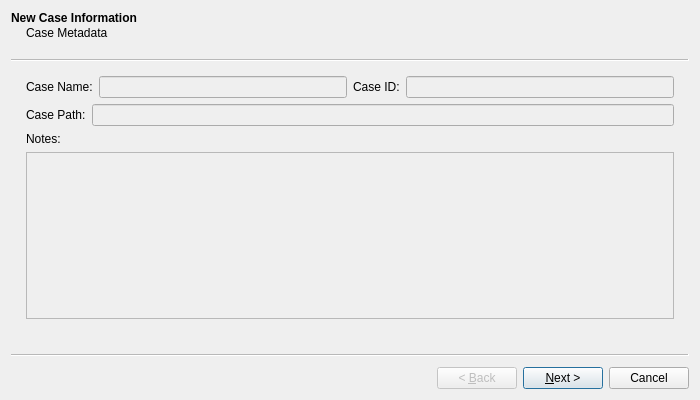
<?xml version="1.0" encoding="UTF-8"?>
<ui version="4.0">
 <class>caseDetailWizard</class>
 <widget class="QWizard" name="caseDetailWizard">
  <property name="geometry">
   <rect>
    <x>0</x>
    <y>0</y>
    <width>700</width>
    <height>400</height>
   </rect>
  </property>
  <property name="windowTitle">
   <string>Nomen - New Case Information</string>
  </property>
  <widget class="QWizardPage" name="wP01">
   <property name="title">
    <string>New Case Information</string>
   </property>
   <property name="subTitle">
    <string>Case Metadata</string>
   </property>
   <layout class="QGridLayout" name="gridLayout">
    <item row="2" column="0">
     <layout class="QVBoxLayout" name="verticalLayout">
      <item>
       <layout class="QHBoxLayout" name="horizontalLayout_2">
        <item>
         <widget class="QLabel" name="label_case_path">
          <property name="text">
           <string>Case Path:</string>
          </property>
         </widget>
        </item>
        <item>
         <widget class="QLineEdit" name="line_edit_case_path">
          <property name="enabled">
           <bool>false</bool>
          </property>
         </widget>
        </item>
       </layout>
      </item>
     </layout>
    </item>
    <item row="3" column="0">
     <layout class="QVBoxLayout" name="verticalLayout_4">
      <item>
       <widget class="QLabel" name="label_notes">
        <property name="text">
         <string>Notes:</string>
        </property>
       </widget>
      </item>
      <item>
       <widget class="QPlainTextEdit" name="plainTextEdit">
        <property name="enabled">
         <bool>false</bool>
        </property>
       </widget>
      </item>
      <item>
       <spacer name="verticalSpacer_2">
        <property name="orientation">
         <enum>Qt::Orientation::Vertical</enum>
        </property>
        <property name="sizeHint" stdset="0">
         <size>
          <width>20</width>
          <height>40</height>
         </size>
        </property>
       </spacer>
      </item>
     </layout>
    </item>
    <item row="1" column="0">
     <layout class="QVBoxLayout" name="verticalLayout_6">
      <item>
       <layout class="QHBoxLayout" name="horizontalLayout_3">
        <item>
         <layout class="QHBoxLayout" name="horizontalLayout_5">
          <item>
           <widget class="QLabel" name="label_case_name">
            <property name="text">
             <string>Case Name:</string>
            </property>
           </widget>
          </item>
          <item>
           <widget class="QLineEdit" name="line_edit_case_name">
            <property name="enabled">
             <bool>false</bool>
            </property>
           </widget>
          </item>
         </layout>
        </item>
        <item>
         <layout class="QVBoxLayout" name="verticalLayout_5">
          <item>
           <layout class="QVBoxLayout" name="verticalLayout_2"/>
          </item>
         </layout>
        </item>
        <item>
         <layout class="QVBoxLayout" name="verticalLayout_3"/>
        </item>
        <item>
         <layout class="QHBoxLayout" name="horizontalLayout_6">
          <item>
           <widget class="QLabel" name="label_case_id">
            <property name="text">
             <string>Case ID:</string>
            </property>
           </widget>
          </item>
          <item>
           <widget class="QLineEdit" name="line_edit_case_id">
            <property name="enabled">
             <bool>false</bool>
            </property>
           </widget>
          </item>
         </layout>
        </item>
       </layout>
      </item>
     </layout>
    </item>
   </layout>
  </widget>
  <widget class="QWizardPage" name="wP02">
   <property name="title">
    <string>New Case Information</string>
   </property>
   <property name="subTitle">
    <string>Personnel and Organizations</string>
   </property>
   <layout class="QGridLayout" name="gridLayout_2">
    <item row="0" column="0">
     <layout class="QHBoxLayout" name="horizontalLayout">
      <item>
       <spacer name="horizontalSpacer">
        <property name="orientation">
         <enum>Qt::Orientation::Horizontal</enum>
        </property>
        <property name="sizeHint" stdset="0">
         <size>
          <width>40</width>
          <height>20</height>
         </size>
        </property>
       </spacer>
      </item>
      <item>
       <layout class="QVBoxLayout" name="verticalLayout_7">
        <item>
         <layout class="QHBoxLayout" name="horizontalLayout_4">
          <item>
           <widget class="QLabel" name="label_2">
            <property name="text">
             <string>Investigators:</string>
            </property>
           </widget>
          </item>
          <item>
           <spacer name="horizontalSpacer_4">
            <property name="orientation">
             <enum>Qt::Orientation::Horizontal</enum>
            </property>
            <property name="sizeHint" stdset="0">
             <size>
              <width>40</width>
              <height>20</height>
             </size>
            </property>
           </spacer>
          </item>
          <item>
           <widget class="QPushButton" name="bttn_create_inv">
            <property name="maximumSize">
             <size>
              <width>30</width>
              <height>30</height>
             </size>
            </property>
            <property name="font">
             <font>
              <pointsize>12</pointsize>
              <bold>true</bold>
             </font>
            </property>
            <property name="text">
             <string>+</string>
            </property>
           </widget>
          </item>
         </layout>
        </item>
        <item>
         <widget class="QTableWidget" name="table_inv"/>
        </item>
       </layout>
      </item>
      <item>
       <spacer name="horizontalSpacer_3">
        <property name="orientation">
         <enum>Qt::Orientation::Horizontal</enum>
        </property>
        <property name="sizeType">
         <enum>QSizePolicy::Policy::Fixed</enum>
        </property>
        <property name="sizeHint" stdset="0">
         <size>
          <width>5</width>
          <height>20</height>
         </size>
        </property>
       </spacer>
      </item>
      <item>
       <layout class="QVBoxLayout" name="verticalLayout_8">
        <item>
         <layout class="QHBoxLayout" name="horizontalLayout_7">
          <item>
           <widget class="QLabel" name="label">
            <property name="text">
             <string>Organizations:</string>
            </property>
           </widget>
          </item>
          <item>
           <spacer name="horizontalSpacer_5">
            <property name="orientation">
             <enum>Qt::Orientation::Horizontal</enum>
            </property>
            <property name="sizeHint" stdset="0">
             <size>
              <width>40</width>
              <height>20</height>
             </size>
            </property>
           </spacer>
          </item>
          <item>
           <widget class="QPushButton" name="bttn_create_org">
            <property name="maximumSize">
             <size>
              <width>30</width>
              <height>30</height>
             </size>
            </property>
            <property name="font">
             <font>
              <pointsize>12</pointsize>
              <bold>true</bold>
             </font>
            </property>
            <property name="text">
             <string>+</string>
            </property>
           </widget>
          </item>
         </layout>
        </item>
        <item>
         <widget class="QTableWidget" name="table_org"/>
        </item>
       </layout>
      </item>
      <item>
       <spacer name="horizontalSpacer_2">
        <property name="orientation">
         <enum>Qt::Orientation::Horizontal</enum>
        </property>
        <property name="sizeHint" stdset="0">
         <size>
          <width>40</width>
          <height>20</height>
         </size>
        </property>
       </spacer>
      </item>
     </layout>
    </item>
   </layout>
  </widget>
  <widget class="QWizardPage" name="wP03">
   <property name="title">
    <string>New Case Information</string>
   </property>
   <property name="subTitle">
    <string>Add Data Sources</string>
   </property>
   <layout class="QGridLayout" name="gridLayout_3">
    <item row="0" column="0">
     <layout class="QVBoxLayout" name="verticalLayout_9">
      <item>
       <widget class="QCheckBox" name="checkBox_skip">
        <property name="text">
         <string>Skip this Step</string>
        </property>
       </widget>
      </item>
      <item>
       <widget class="QWidget" name="dataSourceWidget" native="true">
        <property name="enabled">
         <bool>true</bool>
        </property>
        <layout class="QGridLayout" name="gridLayout_4">
         <item row="0" column="0">
          <widget class="QPushButton" name="pushButton">
           <property name="text">
            <string>PushButton</string>
           </property>
          </widget>
         </item>
        </layout>
       </widget>
      </item>
     </layout>
    </item>
   </layout>
  </widget>
 </widget>
 <resources/>
 <connections/>
</ui>
